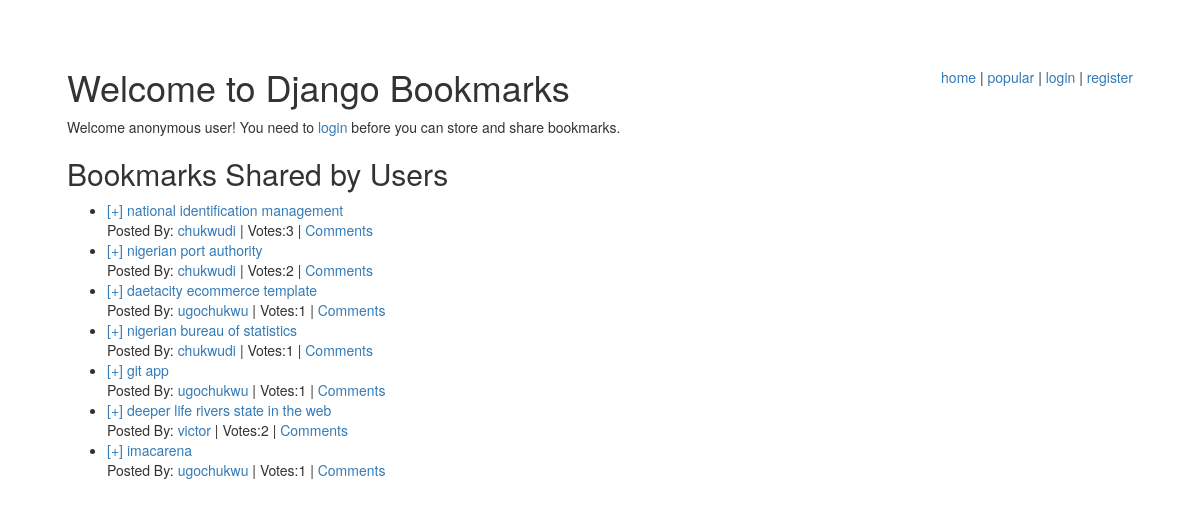
The app's page /, older data.
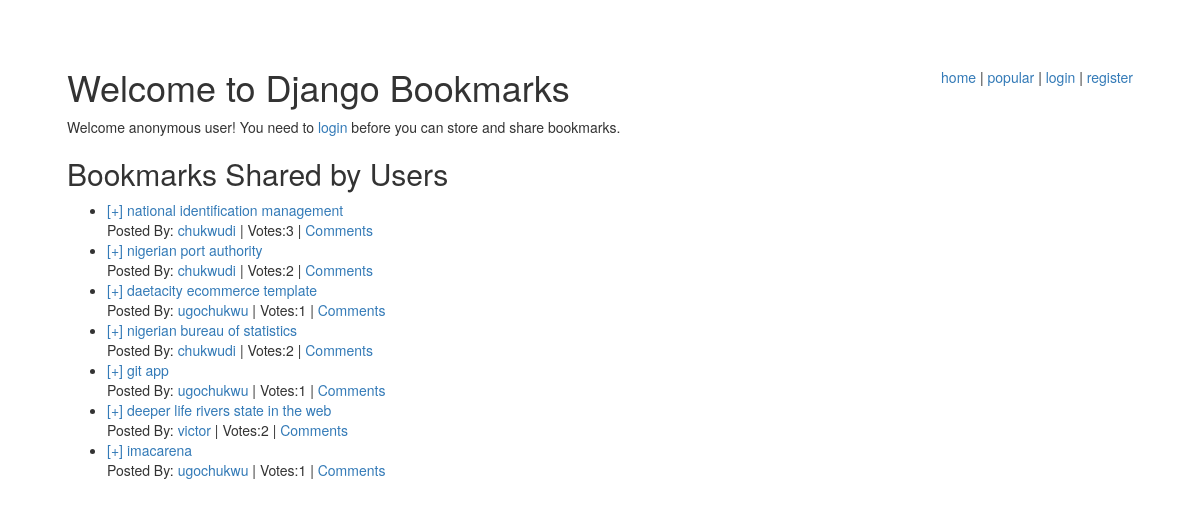
The same page, newer data.
### bookmarks/models.py (models this page shows, shortened)
class SharedBookmark(models.Model):
    bookmark = models.ForeignKey(Bookmark, unique=True)
    date = models.DateTimeField(auto_now_add=True)
    votes = models.IntegerField(default=1)
    users_voted = models.ManyToManyField(User)

class Bookmark(models.Model):
    title = models.CharField(max_length=200)
    user = models.ForeignKey(User)
    link = models.ForeignKey(Link)

### bookmarks/views.py (the view)
def main_page(request):
    shared_bookmarks = SharedBookmark.objects.order_by(    '-date'  )[:10]
    variables = RequestContext(request, {
        'shared_bookmarks': shared_bookmarks
    })
    return render_to_response('bookmarks/main_page.html', variables)

### bookmarks/templates/bookmarks/main_page.html (shortened to what this page needs)
{% extends "bookmarks/base.html" %}
{% block head %}Welcome to Django Bookmarks{% endblock %}
{% block content %}
{% if user.is_authenticated %}
<p>Welcome {{ user.username }}!        Here you can store and share bookmarks!</p>
{% else %}
<p>Welcome anonymous user!      You need to <a href="bookmarks/login/">login</a>      before you can store and share bookmarks.</p>
{% endif %}
<h2>Bookmarks Shared by Users</h2>  {% include 'bookmarks/shared_bookmark_list.html' %}
{% endblock %}

### bookmarks/templates/bookmarks/shared_bookmark_list.html
{% if shared_bookmarks %}
<ul class="bookmarks">
    {% for shared_bookmark in shared_bookmarks %}
    <li>
         <a href="/bookmarks/vote/?id={{ shared_bookmark.id }}" class="vote">[+]</a>
        <a href="{{ shared_bookmark.bookmark.link.url }}" class="title">{{ shared_bookmark.bookmark.title|escape }}</a>
     <br />
        Posted By:
        <a href="/bookmarks/user/{{ shared_bookmark.bookmark.user.username }}/" class="username"> {{ shared_bookmark.bookmark.user.username }}</a> |
        <span class="vote-count">Votes:{{ shared_bookmark.votes }} |  <a href="/bookmarks/bookmark/{{ shared_bookmark.id}}/">Comments</a> </span>
    </li>
    {% endfor %}
</ul>
{% else %}
<p>No bookmarks found.</p>
{% endif %}

Row changes from the older to the newer data that the page shows:
changed SharedBookmark "nigerian bureau of statistics": votes "1" → "2"
